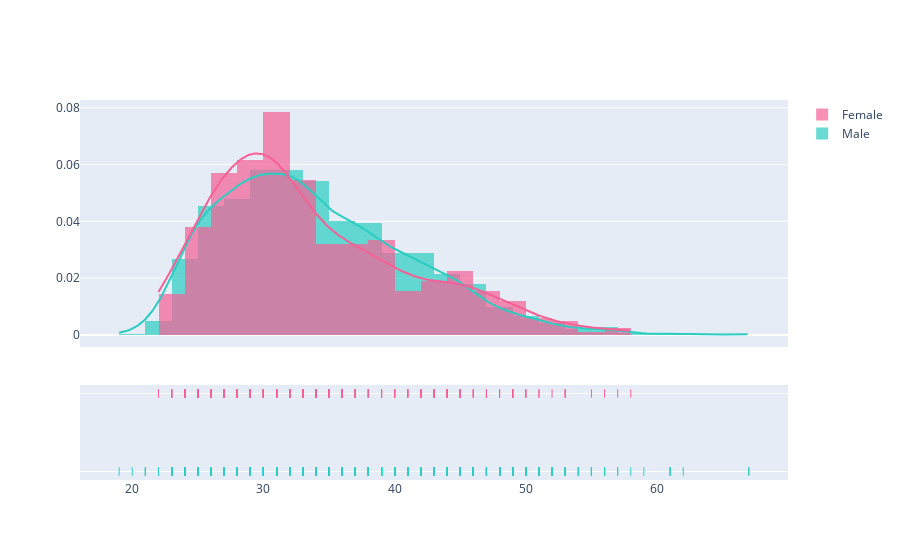

The code cell stored with this chart in its notebook:
### Code cell
fig = ff.create_distplot([df[df['Gender']=='Male']['Age'], df[df['Gender']=='Female']['Age']], 
                         ['Male', 'Female'],
                         colors = ['#2BCDC1', '#F66095'],
                         bin_size = [2, 2]
                        )
fig.show()

### Figure 1 — Plotly figure (JSON) as saved in the notebook; plotly's stock layout.template omitted (floating-point values rounded to 4 significant figures; data arrays with more than 128 entries replaced by an {"elided": "..."} marker saying what was removed)
{"data": [{"autobinx": false, "histnorm": "probability density", "legendgroup": "Male", "marker": {"color": "#2BCDC1"}, "name": "Male", "opacity": 0.7, "type": "histogram", "x": {"elided": "2899 int values"}, "xaxis": "x", "xbins": {"end": 67, "size": 2, "start": 19}, "yaxis": "y"}, {"autobinx": false, "histnorm": "probability density", "legendgroup": "Female", "marker": {"color": "#F66095"}, "name": "Female", "opacity": 0.7, "type": "histogram", "x": {"elided": "422 int values"}, "xaxis": "x", "xbins": {"end": 58, "size": 2, "start": 22}, "yaxis": "y"}, {"legendgroup": "Male", "marker": {"color": "#2BCDC1"}, "mode": "lines", "name": "Male", "showlegend": false, "type": "scatter", "x": {"elided": "500 float values"}, "xaxis": "x", "y": {"elided": "500 float values"}, "yaxis": "y"}, {"legendgroup": "Female", "marker": {"color": "#F66095"}, "mode": "lines", "name": "Female", "showlegend": false, "type": "scatter", "x": {"elided": "500 float values"}, "xaxis": "x", "y": {"elided": "500 float values"}, "yaxis": "y"}, {"legendgroup": "Male", "marker": {"color": "#2BCDC1", "symbol": "line-ns-open"}, "mode": "markers", "name": "Male", "showlegend": false, "type": "scatter", "x": {"elided": "2899 int values"}, "xaxis": "x", "y": {"elided": "2899 str values"}, "yaxis": "y2"}, {"legendgroup": "Female", "marker": {"color": "#F66095", "symbol": "line-ns-open"}, "mode": "markers", "name": "Female", "showlegend": false, "type": "scatter", "x": {"elided": "422 int values"}, "xaxis": "x", "y": {"elided": "422 str values"}, "yaxis": "y2"}], "layout": {"barmode": "overlay", "hovermode": "closest", "legend": {"traceorder": "reversed"}, "xaxis": {"anchor": "y2", "domain": [0, 1], "zeroline": false}, "yaxis": {"anchor": "free", "domain": [0.35, 1], "position": 0}, "yaxis2": {"anchor": "x", "domain": [0, 0.25], "dtick": 1, "showticklabels": false}}}
